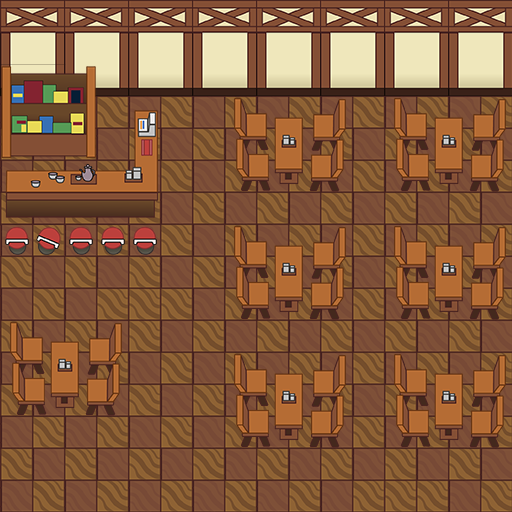

Tiled map render using the project's own tile images. Description and the map definition, with tile-layer contents summarised, below:
An orthogonal 16x16 tile map with 32x32 px tiles, 2 tile layers (ground_layer, table_layer) and 1 object (start_end).

<map version="1.4" tiledversion="1.4.0" orientation="orthogonal" renderorder="right-down" width="16" height="16" tilewidth="32" tileheight="32" infinite="0" nextlayerid="4" nextobjectid="2">
 <editorsettings>
  <export target="resMap01.json" format="json" />
 </editorsettings>
 <tileset firstgid="1" name="resMap01" tilewidth="32" tileheight="32" tilecount="64" columns="8">
  <image source="resMap01.png" width="256" height="256" />
  <tile id="4">
   <properties>
    <property name="table" type="bool" value="true" />
   </properties>
  </tile>
  <tile id="5">
   <properties>
    <property name="table" type="bool" value="true" />
   </properties>
  </tile>
  <tile id="6">
   <properties>
    <property name="table" type="bool" value="true" />
   </properties>
  </tile>
  <tile id="7">
   <properties>
    <property name="table" type="bool" value="true" />
   </properties>
  </tile>
  <tile id="10">
   <properties>
    <property name="chair" type="bool" value="true" />
   </properties>
  </tile>
  <tile id="11">
   <properties>
    <property name="chair" type="bool" value="true" />
   </properties>
  </tile>
  <tile id="12">
   <properties>
    <property name="table" type="bool" value="true" />
   </properties>
  </tile>
  <tile id="13">
   <properties>
    <property name="table" type="bool" value="true" />
   </properties>
  </tile>
  <tile id="14">
   <properties>
    <property name="table" type="bool" value="true" />
   </properties>
  </tile>
  <tile id="15">
   <properties>
    <property name="table" type="bool" value="true" />
   </properties>
  </tile>
  <tile id="20">
   <properties>
    <property name="table" type="bool" value="true" />
   </properties>
  </tile>
  <tile id="21">
   <properties>
    <property name="table" type="bool" value="true" />
   </properties>
  </tile>
  <tile id="22">
   <properties>
    <property name="table" type="bool" value="true" />
   </properties>
  </tile>
  <tile id="23">
   <properties>
    <property name="table" type="bool" value="true" />
   </properties>
  </tile>
  <tile id="24">
   <properties>
    <property name="wareboard" type="bool" value="true" />
   </properties>
  </tile>
  <tile id="25">
   <properties>
    <property name="wareboard" type="bool" value="true" />
   </properties>
  </tile>
  <tile id="26">
   <properties>
    <property name="wareboard" type="bool" value="true" />
   </properties>
  </tile>
  <tile id="32">
   <properties>
    <property name="wareboard" type="bool" value="true" />
   </properties>
  </tile>
  <tile id="33">
   <properties>
    <property name="wareboard" type="bool" value="true" />
   </properties>
  </tile>
  <tile id="34">
   <properties>
    <property name="wareboard" type="bool" value="true" />
   </properties>
  </tile>
  <tile id="36">
   <properties>
    <property name="table" type="bool" value="true" />
   </properties>
  </tile>
  <tile id="40">
   <properties>
    <property name="wareboard" type="bool" value="true" />
   </properties>
  </tile>
  <tile id="41">
   <properties>
    <property name="wareboard" type="bool" value="true" />
   </properties>
  </tile>
  <tile id="42">
   <properties>
    <property name="wareboard" type="bool" value="true" />
   </properties>
  </tile>
  <tile id="44">
   <properties>
    <property name="table" type="bool" value="true" />
   </properties>
  </tile>
  <tile id="48">
   <properties>
    <property name="table" type="bool" value="true" />
   </properties>
  </tile>
  <tile id="49">
   <properties>
    <property name="table" type="bool" value="true" />
   </properties>
  </tile>
  <tile id="50">
   <properties>
    <property name="table" type="bool" value="true" />
   </properties>
  </tile>
  <tile id="51">
   <properties>
    <property name="table" type="bool" value="true" />
   </properties>
  </tile>
  <tile id="52">
   <properties>
    <property name="table" type="bool" value="true" />
   </properties>
  </tile>
  <tile id="56">
   <properties>
    <property name="table" type="bool" value="true" />
   </properties>
  </tile>
  <tile id="57">
   <properties>
    <property name="table" type="bool" value="true" />
   </properties>
  </tile>
  <tile id="58">
   <properties>
    <property name="table" type="bool" value="true" />
   </properties>
  </tile>
  <tile id="59">
   <properties>
    <property name="table" type="bool" value="true" />
   </properties>
  </tile>
  <tile id="60">
   <properties>
    <property name="table" type="bool" value="true" />
   </properties>
  </tile>
 </tileset>
 <layer id="1" name="ground_layer" width="16" height="16">
  <data>[256 cells, 256 non-empty, 8 distinct tile ids]</data>
 </layer>
 <layer id="2" name="table_layer" width="16" height="16">
  <data>[256 cells, 110 non-empty, 35 distinct tile ids]</data>
 </layer>
 <objectgroup id="3" name="object_layer">
  <object id="1" name="start_end" x="141.91" y="499.399">
   <point />
  </object>
 </objectgroup>
</map>